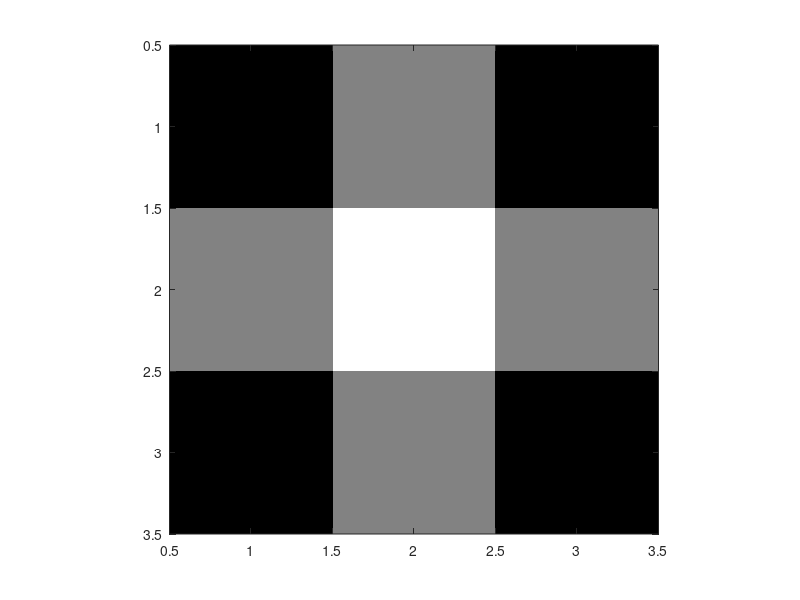

Write the MATLAB code that produced this figure.
function projection3x3()
    im1 = [0 0 0; 0 1 0; 0 0 0];
    %figure, imagesc(im1), colormap('gray'), axis square, drawnow; %viser
    %den opprinnelige figuren.
    p1 = sum(im1,2); %radprojeksjoner
    p2 = sum(im1,1); %kolonneprojeksjoner
    projIm1 = zeros(3); 
    for i=1:3
        %Er ikke generelt her. deler p? 3 siden det skal fordeles p? 3
        %koordinater. Deler s? p? to siden vi g?r over de samme punktene to
        %ganger.
        projIm1(:,i) = projIm1(:,i)+ p1/6;
        projIm1(i,:) = projIm1(i,:)+ p2/6;
    end
    h = figure, imagesc(projIm1), colormap('gray'), axis square, drawnow;
    %saveTightFigure(h,'oppg4');
end